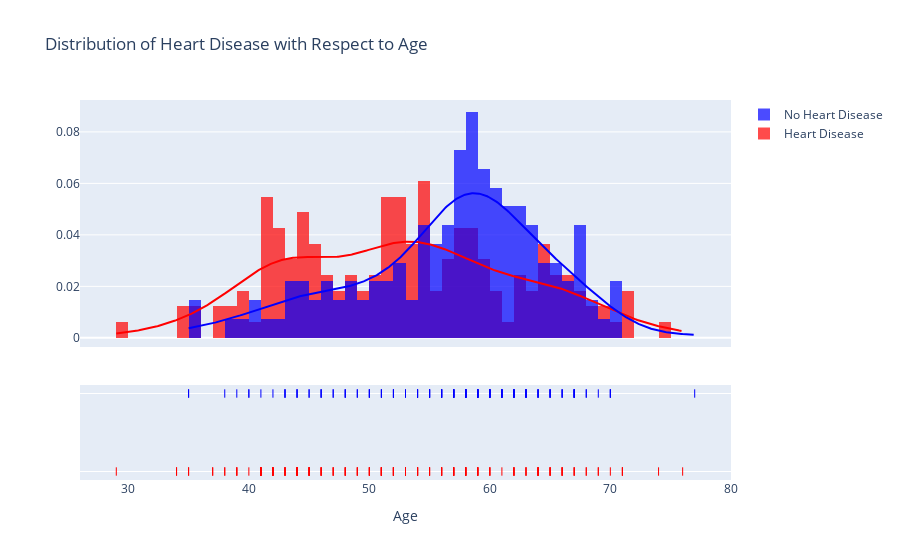
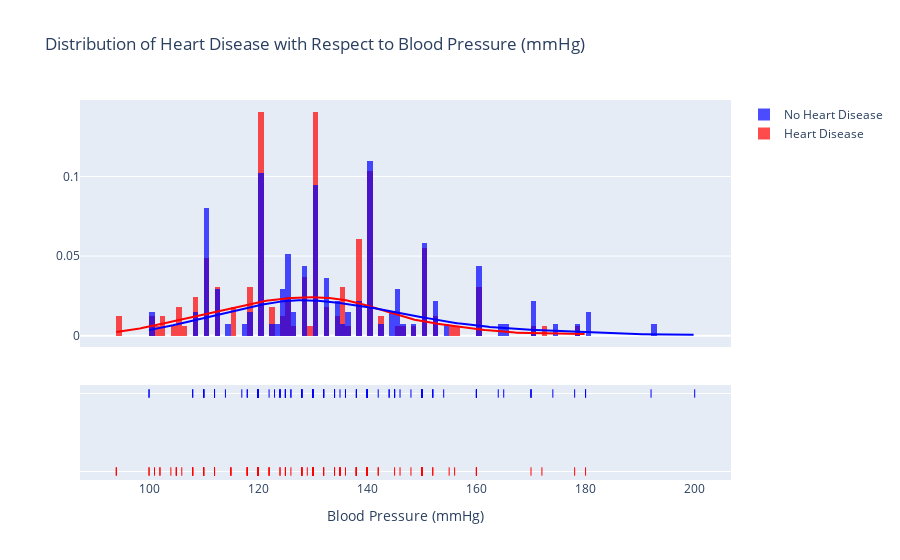
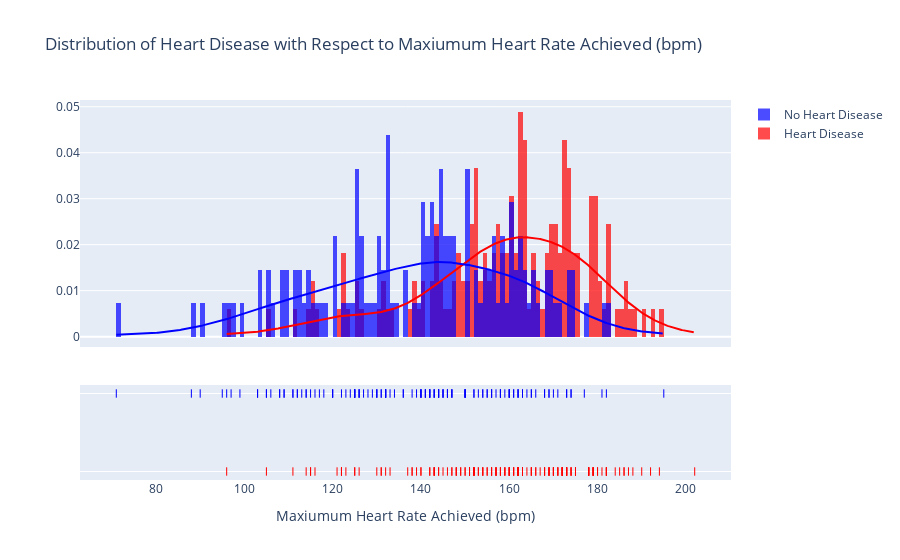
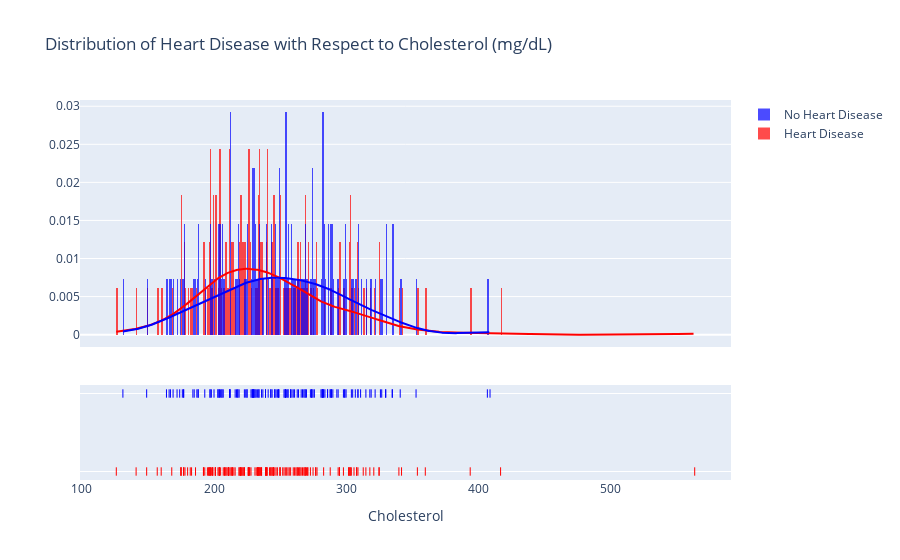

The notebook cell these images were saved under, in order:
### Code cell
# Analysis of continuous features with respect to output
ff_age = ff.create_distplot([heart_data[heart_data.output==1].age,heart_data[heart_data.output==0].age],["Heart Disease","No Heart Disease"], colors = ['red', 'blue'])
ff_age.update_layout(title="Distribution of Heart Disease with Respect to Age", xaxis_title="Age")
ff_age.show()
ff_bp = ff.create_distplot([heart_data[heart_data.output==1].trtbps,heart_data[heart_data.output==0].trtbps],["Heart Disease","No Heart Disease"], colors = ['red', 'blue'])
ff_bp.update_layout(title="Distribution of Heart Disease with Respect to Blood Pressure (mmHg)", xaxis_title="Blood Pressure (mmHg)")
ff_bp.show()
ff_hr = ff.create_distplot([heart_data[heart_data.output==1].thalachh,heart_data[heart_data.output==0].thalachh],["Heart Disease","No Heart Disease"], colors = ['red', 'blue'])
ff_hr.update_layout(title="Distribution of Heart Disease with Respect to Maxiumum Heart Rate Achieved (bpm)", xaxis_title="Maxiumum Heart Rate Achieved (bpm)")
ff_hr.show()
ff_chol = ff.create_distplot([heart_data[heart_data.output==1].chol,heart_data[heart_data.output==0].chol],["Heart Disease","No Heart Disease"], colors = ['red', 'blue'])
ff_chol.update_layout(title="Distribution of Heart Disease with Respect to Cholesterol (mg/dL)", xaxis_title="Cholesterol")
ff_chol.show()
ff_op = ff.create_distplot([heart_data[heart_data.output==1].oldpeak,heart_data[heart_data.output==0].oldpeak],["Heart Disease","No Heart Disease"], colors = ['red', 'blue'])
ff_op.update_layout(title="Distribution of Heart Disease with Respect to Exercise induced ST segment depression", xaxis_title="ST segment depression")
ff_op.show()

### Figure 1 — Plotly figure (JSON) as saved in the notebook; plotly's stock layout.template omitted (floating-point values rounded to 4 significant figures; data arrays with more than 128 entries replaced by an {"elided": "..."} marker saying what was removed)
{"data": [{"autobinx": false, "histnorm": "probability density", "legendgroup": "Heart Disease", "marker": {"color": "red"}, "name": "Heart Disease", "opacity": 0.7, "type": "histogram", "x": {"elided": "165 int values"}, "xaxis": "x", "xbins": {"end": 76.0, "size": 1.0, "start": 29.0}, "yaxis": "y"}, {"autobinx": false, "histnorm": "probability density", "legendgroup": "No Heart Disease", "marker": {"color": "blue"}, "name": "No Heart Disease", "opacity": 0.7, "type": "histogram", "x": {"elided": "138 int values"}, "xaxis": "x", "xbins": {"end": 77.0, "size": 1.0, "start": 35.0}, "yaxis": "y"}, {"legendgroup": "Heart Disease", "marker": {"color": "red"}, "mode": "lines", "name": "Heart Disease", "showlegend": false, "type": "scatter", "x": {"elided": "500 float values"}, "xaxis": "x", "y": {"elided": "500 float values"}, "yaxis": "y"}, {"legendgroup": "No Heart Disease", "marker": {"color": "blue"}, "mode": "lines", "name": "No Heart Disease", "showlegend": false, "type": "scatter", "x": {"elided": "500 float values"}, "xaxis": "x", "y": {"elided": "500 float values"}, "yaxis": "y"}, {"legendgroup": "Heart Disease", "marker": {"color": "red", "symbol": "line-ns-open"}, "mode": "markers", "name": "Heart Disease", "showlegend": false, "type": "scatter", "x": {"elided": "165 int values"}, "xaxis": "x", "y": {"elided": "165 str values"}, "yaxis": "y2"}, {"legendgroup": "No Heart Disease", "marker": {"color": "blue", "symbol": "line-ns-open"}, "mode": "markers", "name": "No Heart Disease", "showlegend": false, "type": "scatter", "x": {"elided": "138 int values"}, "xaxis": "x", "y": {"elided": "138 str values"}, "yaxis": "y2"}], "layout": {"barmode": "overlay", "hovermode": "closest", "legend": {"traceorder": "reversed"}, "title": {"text": "Distribution of Heart Disease with Respect to Age"}, "xaxis": {"anchor": "y2", "domain": [0.0, 1.0], "title": {"text": "Age"}, "zeroline": false}, "yaxis": {"anchor": "free", "domain": [0.35, 1], "position": 0.0}, "yaxis2": {"anchor": "x", "domain": [0, 0.25], "dtick": 1, "showticklabels": false}}}

### Figure 2 — Plotly figure (JSON) as saved in the notebook; plotly's stock layout.template omitted (floating-point values rounded to 4 significant figures; data arrays with more than 128 entries replaced by an {"elided": "..."} marker saying what was removed)
{"data": [{"autobinx": false, "histnorm": "probability density", "legendgroup": "Heart Disease", "marker": {"color": "red"}, "name": "Heart Disease", "opacity": 0.7, "type": "histogram", "x": {"elided": "165 int values"}, "xaxis": "x", "xbins": {"end": 180.0, "size": 1.0, "start": 94.0}, "yaxis": "y"}, {"autobinx": false, "histnorm": "probability density", "legendgroup": "No Heart Disease", "marker": {"color": "blue"}, "name": "No Heart Disease", "opacity": 0.7, "type": "histogram", "x": {"elided": "138 int values"}, "xaxis": "x", "xbins": {"end": 200.0, "size": 1.0, "start": 100.0}, "yaxis": "y"}, {"legendgroup": "Heart Disease", "marker": {"color": "red"}, "mode": "lines", "name": "Heart Disease", "showlegend": false, "type": "scatter", "x": {"elided": "500 float values"}, "xaxis": "x", "y": {"elided": "500 float values"}, "yaxis": "y"}, {"legendgroup": "No Heart Disease", "marker": {"color": "blue"}, "mode": "lines", "name": "No Heart Disease", "showlegend": false, "type": "scatter", "x": {"elided": "500 float values"}, "xaxis": "x", "y": {"elided": "500 float values"}, "yaxis": "y"}, {"legendgroup": "Heart Disease", "marker": {"color": "red", "symbol": "line-ns-open"}, "mode": "markers", "name": "Heart Disease", "showlegend": false, "type": "scatter", "x": {"elided": "165 int values"}, "xaxis": "x", "y": {"elided": "165 str values"}, "yaxis": "y2"}, {"legendgroup": "No Heart Disease", "marker": {"color": "blue", "symbol": "line-ns-open"}, "mode": "markers", "name": "No Heart Disease", "showlegend": false, "type": "scatter", "x": {"elided": "138 int values"}, "xaxis": "x", "y": {"elided": "138 str values"}, "yaxis": "y2"}], "layout": {"barmode": "overlay", "hovermode": "closest", "legend": {"traceorder": "reversed"}, "title": {"text": "Distribution of Heart Disease with Respect to Blood Pressure (mmHg)"}, "xaxis": {"anchor": "y2", "domain": [0.0, 1.0], "title": {"text": "Blood Pressure (mmHg)"}, "zeroline": false}, "yaxis": {"anchor": "free", "domain": [0.35, 1], "position": 0.0}, "yaxis2": {"anchor": "x", "domain": [0, 0.25], "dtick": 1, "showticklabels": false}}}

### Figure 3 — Plotly figure (JSON) as saved in the notebook; plotly's stock layout.template omitted (floating-point values rounded to 4 significant figures; data arrays with more than 128 entries replaced by an {"elided": "..."} marker saying what was removed)
{"data": [{"autobinx": false, "histnorm": "probability density", "legendgroup": "Heart Disease", "marker": {"color": "red"}, "name": "Heart Disease", "opacity": 0.7, "type": "histogram", "x": {"elided": "165 int values"}, "xaxis": "x", "xbins": {"end": 202.0, "size": 1.0, "start": 96.0}, "yaxis": "y"}, {"autobinx": false, "histnorm": "probability density", "legendgroup": "No Heart Disease", "marker": {"color": "blue"}, "name": "No Heart Disease", "opacity": 0.7, "type": "histogram", "x": {"elided": "138 int values"}, "xaxis": "x", "xbins": {"end": 195.0, "size": 1.0, "start": 71.0}, "yaxis": "y"}, {"legendgroup": "Heart Disease", "marker": {"color": "red"}, "mode": "lines", "name": "Heart Disease", "showlegend": false, "type": "scatter", "x": {"elided": "500 float values"}, "xaxis": "x", "y": {"elided": "500 float values"}, "yaxis": "y"}, {"legendgroup": "No Heart Disease", "marker": {"color": "blue"}, "mode": "lines", "name": "No Heart Disease", "showlegend": false, "type": "scatter", "x": {"elided": "500 float values"}, "xaxis": "x", "y": {"elided": "500 float values"}, "yaxis": "y"}, {"legendgroup": "Heart Disease", "marker": {"color": "red", "symbol": "line-ns-open"}, "mode": "markers", "name": "Heart Disease", "showlegend": false, "type": "scatter", "x": {"elided": "165 int values"}, "xaxis": "x", "y": {"elided": "165 str values"}, "yaxis": "y2"}, {"legendgroup": "No Heart Disease", "marker": {"color": "blue", "symbol": "line-ns-open"}, "mode": "markers", "name": "No Heart Disease", "showlegend": false, "type": "scatter", "x": {"elided": "138 int values"}, "xaxis": "x", "y": {"elided": "138 str values"}, "yaxis": "y2"}], "layout": {"barmode": "overlay", "hovermode": "closest", "legend": {"traceorder": "reversed"}, "title": {"text": "Distribution of Heart Disease with Respect to Maxiumum Heart Rate Achieved (bpm)"}, "xaxis": {"anchor": "y2", "domain": [0.0, 1.0], "title": {"text": "Maxiumum Heart Rate Achieved (bpm)"}, "zeroline": false}, "yaxis": {"anchor": "free", "domain": [0.35, 1], "position": 0.0}, "yaxis2": {"anchor": "x", "domain": [0, 0.25], "dtick": 1, "showticklabels": false}}}

### Figure 4 — Plotly figure (JSON) as saved in the notebook; plotly's stock layout.template omitted (floating-point values rounded to 4 significant figures; data arrays with more than 128 entries replaced by an {"elided": "..."} marker saying what was removed)
{"data": [{"autobinx": false, "histnorm": "probability density", "legendgroup": "Heart Disease", "marker": {"color": "red"}, "name": "Heart Disease", "opacity": 0.7, "type": "histogram", "x": {"elided": "165 int values"}, "xaxis": "x", "xbins": {"end": 564.0, "size": 1.0, "start": 126.0}, "yaxis": "y"}, {"autobinx": false, "histnorm": "probability density", "legendgroup": "No Heart Disease", "marker": {"color": "blue"}, "name": "No Heart Disease", "opacity": 0.7, "type": "histogram", "x": {"elided": "138 int values"}, "xaxis": "x", "xbins": {"end": 409.0, "size": 1.0, "start": 131.0}, "yaxis": "y"}, {"legendgroup": "Heart Disease", "marker": {"color": "red"}, "mode": "lines", "name": "Heart Disease", "showlegend": false, "type": "scatter", "x": {"elided": "500 float values"}, "xaxis": "x", "y": {"elided": "500 float values"}, "yaxis": "y"}, {"legendgroup": "No Heart Disease", "marker": {"color": "blue"}, "mode": "lines", "name": "No Heart Disease", "showlegend": false, "type": "scatter", "x": {"elided": "500 float values"}, "xaxis": "x", "y": {"elided": "500 float values"}, "yaxis": "y"}, {"legendgroup": "Heart Disease", "marker": {"color": "red", "symbol": "line-ns-open"}, "mode": "markers", "name": "Heart Disease", "showlegend": false, "type": "scatter", "x": {"elided": "165 int values"}, "xaxis": "x", "y": {"elided": "165 str values"}, "yaxis": "y2"}, {"legendgroup": "No Heart Disease", "marker": {"color": "blue", "symbol": "line-ns-open"}, "mode": "markers", "name": "No Heart Disease", "showlegend": false, "type": "scatter", "x": {"elided": "138 int values"}, "xaxis": "x", "y": {"elided": "138 str values"}, "yaxis": "y2"}], "layout": {"barmode": "overlay", "hovermode": "closest", "legend": {"traceorder": "reversed"}, "title": {"text": "Distribution of Heart Disease with Respect to Cholesterol (mg/dL)"}, "xaxis": {"anchor": "y2", "domain": [0.0, 1.0], "title": {"text": "Cholesterol"}, "zeroline": false}, "yaxis": {"anchor": "free", "domain": [0.35, 1], "position": 0.0}, "yaxis2": {"anchor": "x", "domain": [0, 0.25], "dtick": 1, "showticklabels": false}}}
